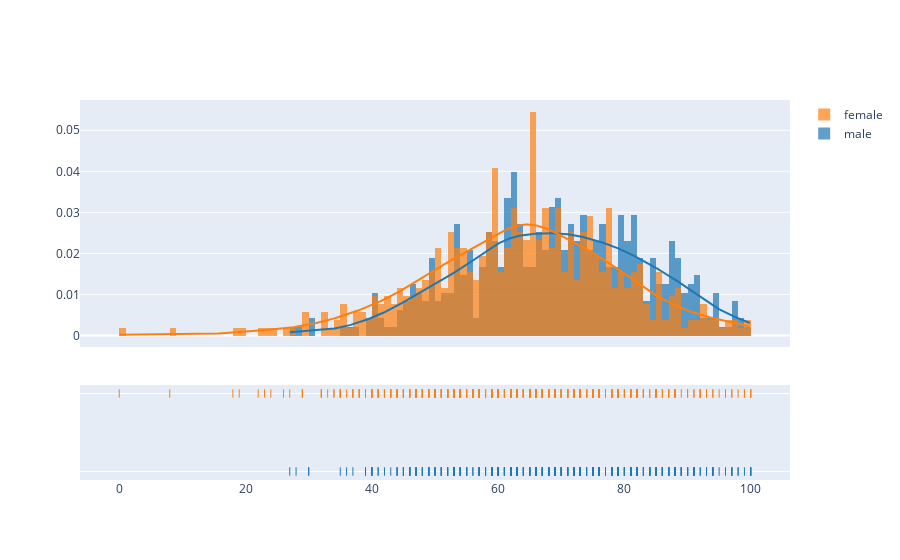

Notebook code for this chart:
### Markdown cell above
##### Plotly : ff.creat_distplot
* Distplots

In Plotly, You can use `import plotly.figure_factory as ff.`

### Code cell
# Type 1 : Default
import plotly.figure_factory as ff

fig = ff.create_distplot(
    [data[data['gender'] == 'male']['math score'],
     data[data['gender'] == 'female']['math score']],
    ['male', 'female'], )

fig.show()

### Figure 1 — Plotly figure (JSON) as saved in the notebook; plotly's stock layout.template omitted (floating-point values rounded to 4 significant figures; data arrays with more than 128 entries replaced by an {"elided": "..."} marker saying what was removed)
{"data": [{"autobinx": false, "histnorm": "probability density", "legendgroup": "male", "marker": {"color": "rgb(31, 119, 180)"}, "name": "male", "opacity": 0.7, "type": "histogram", "x": {"elided": "482 int values"}, "xaxis": "x", "xbins": {"end": 100, "size": 1, "start": 27}, "yaxis": "y"}, {"autobinx": false, "histnorm": "probability density", "legendgroup": "female", "marker": {"color": "rgb(255, 127, 14)"}, "name": "female", "opacity": 0.7, "type": "histogram", "x": {"elided": "518 int values"}, "xaxis": "x", "xbins": {"end": 100, "size": 1, "start": 0}, "yaxis": "y"}, {"legendgroup": "male", "marker": {"color": "rgb(31, 119, 180)"}, "mode": "lines", "name": "male", "showlegend": false, "type": "scatter", "x": {"elided": "500 float values"}, "xaxis": "x", "y": {"elided": "500 float values"}, "yaxis": "y"}, {"legendgroup": "female", "marker": {"color": "rgb(255, 127, 14)"}, "mode": "lines", "name": "female", "showlegend": false, "type": "scatter", "x": {"elided": "500 float values"}, "xaxis": "x", "y": {"elided": "500 float values"}, "yaxis": "y"}, {"legendgroup": "male", "marker": {"color": "rgb(31, 119, 180)", "symbol": "line-ns-open"}, "mode": "markers", "name": "male", "showlegend": false, "type": "scatter", "x": {"elided": "482 int values"}, "xaxis": "x", "y": {"elided": "482 str values"}, "yaxis": "y2"}, {"legendgroup": "female", "marker": {"color": "rgb(255, 127, 14)", "symbol": "line-ns-open"}, "mode": "markers", "name": "female", "showlegend": false, "type": "scatter", "x": {"elided": "518 int values"}, "xaxis": "x", "y": {"elided": "518 str values"}, "yaxis": "y2"}], "layout": {"barmode": "overlay", "hovermode": "closest", "legend": {"traceorder": "reversed"}, "xaxis": {"anchor": "y2", "domain": [0, 1], "zeroline": false}, "yaxis": {"anchor": "free", "domain": [0.35, 1], "position": 0}, "yaxis2": {"anchor": "x", "domain": [0, 0.25], "dtick": 1, "showticklabels": false}}}
